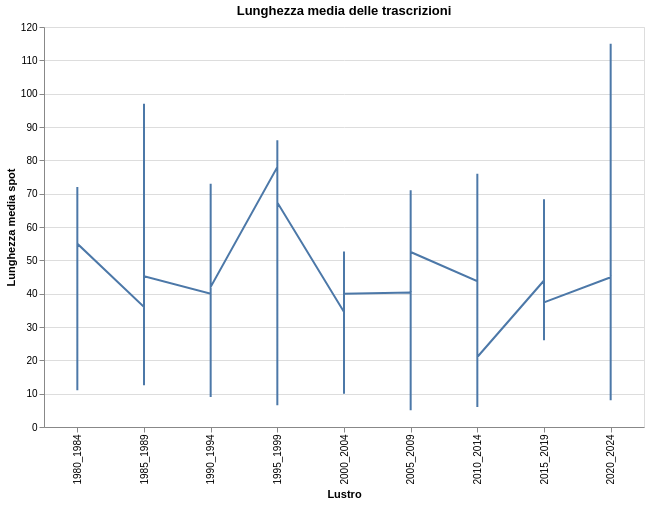

Vega-Lite specification for this chart:
### Vega-Lite specification from a JSON file in a GitHub repository (floating-point values rounded to 4 significant figures; data arrays with more than 128 entries replaced by an {"elided": "..."} marker saying what was removed)
{"$schema": "https://vega.github.io/schema/vega-lite/v5.6.1.json", "config": {"view": {"continuousHeight": 300, "continuousWidth": 300}}, "data": {"name": "data-10bbe978042900ff11e134cf461ab8a9"}, "datasets": {"data-10bbe978042900ff11e134cf461ab8a9": {"elided": "282 records"}}, "encoding": {"x": {"axis": {"title": "Lustro"}, "field": "Lustrum", "type": "ordinal"}, "y": {"axis": {"title": "Lunghezza media spot"}, "field": "Value", "type": "quantitative"}}, "height": 400, "mark": {"type": "line"}, "title": "Lunghezza media delle trascrizioni", "width": 600}
